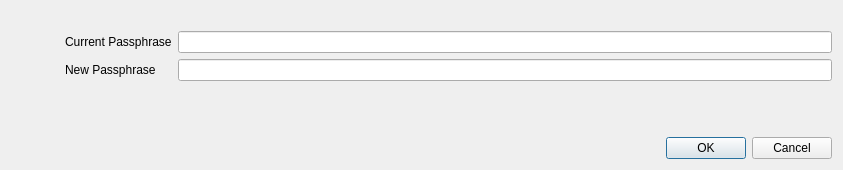
<?xml version="1.0" encoding="UTF-8"?>
<ui version="4.0">
 <class>Qonvince::ChangePassphraseDialogue</class>
 <widget class="QDialog" name="Qonvince::ChangePassphraseDialogue">
  <property name="geometry">
   <rect>
    <x>0</x>
    <y>0</y>
    <width>843</width>
    <height>170</height>
   </rect>
  </property>
  <property name="minimumSize">
   <size>
    <width>400</width>
    <height>0</height>
   </size>
  </property>
  <property name="windowTitle">
   <string>Change passphrase</string>
  </property>
  <layout class="QVBoxLayout" name="verticalLayout">
   <item>
    <layout class="QHBoxLayout" name="horizontalLayout">
     <item>
      <layout class="QVBoxLayout" name="iconLayout">
       <item>
        <widget class="QLabel" name="icon">
         <property name="minimumSize">
          <size>
           <width>48</width>
           <height>48</height>
          </size>
         </property>
         <property name="maximumSize">
          <size>
           <width>64</width>
           <height>64</height>
          </size>
         </property>
         <property name="baseSize">
          <size>
           <width>32</width>
           <height>32</height>
          </size>
         </property>
         <property name="text">
          <string/>
         </property>
         <property name="pixmap">
          <pixmap resource="../resources/icons.qrc">:/icons/changepassphrasedialogue/lock</pixmap>
         </property>
         <property name="scaledContents">
          <bool>true</bool>
         </property>
         <property name="alignment">
          <set>Qt::AlignLeading|Qt::AlignLeft|Qt::AlignTop</set>
         </property>
        </widget>
       </item>
       <item>
        <spacer name="iconLayoutSpacer">
         <property name="orientation">
          <enum>Qt::Vertical</enum>
         </property>
         <property name="sizeHint" stdset="0">
          <size>
           <width>20</width>
           <height>40</height>
          </size>
         </property>
        </spacer>
       </item>
      </layout>
     </item>
     <item>
      <layout class="QGridLayout" name="passphraseLayout">
       <item row="2" column="0">
        <widget class="QLabel" name="currentPassphraseLabel">
         <property name="text">
          <string>New Passphrase</string>
         </property>
        </widget>
       </item>
       <item row="1" column="0">
        <widget class="QLabel" name="newPassphraseLabel">
         <property name="text">
          <string>Current Passphrase</string>
         </property>
        </widget>
       </item>
       <item row="2" column="1">
        <widget class="QLineEdit" name="newPassphrase">
         <property name="echoMode">
          <enum>QLineEdit::Password</enum>
         </property>
        </widget>
       </item>
       <item row="1" column="1">
        <widget class="QLineEdit" name="currentPassphrase">
         <property name="echoMode">
          <enum>QLineEdit::Password</enum>
         </property>
        </widget>
       </item>
       <item row="3" column="0">
        <spacer name="widgetLayoutSpaceer">
         <property name="orientation">
          <enum>Qt::Vertical</enum>
         </property>
         <property name="sizeHint" stdset="0">
          <size>
           <width>20</width>
           <height>13</height>
          </size>
         </property>
        </spacer>
       </item>
       <item row="0" column="0" colspan="2">
        <widget class="QLabel" name="message">
         <property name="text">
          <string/>
         </property>
         <property name="wordWrap">
          <bool>true</bool>
         </property>
        </widget>
       </item>
      </layout>
     </item>
    </layout>
   </item>
   <item>
    <widget class="QDialogButtonBox" name="controlBox">
     <property name="orientation">
      <enum>Qt::Horizontal</enum>
     </property>
     <property name="standardButtons">
      <set>QDialogButtonBox::Cancel|QDialogButtonBox::Ok</set>
     </property>
    </widget>
   </item>
  </layout>
 </widget>
 <tabstops>
  <tabstop>currentPassphrase</tabstop>
  <tabstop>newPassphrase</tabstop>
 </tabstops>
 <resources>
  <include location="../resources/icons.qrc"/>
 </resources>
 <connections>
  <connection>
   <sender>controlBox</sender>
   <signal>accepted()</signal>
   <receiver>Qonvince::ChangePassphraseDialogue</receiver>
   <slot>accept()</slot>
   <hints>
    <hint type="sourcelabel">
     <x>248</x>
     <y>254</y>
    </hint>
    <hint type="destinationlabel">
     <x>157</x>
     <y>274</y>
    </hint>
   </hints>
  </connection>
  <connection>
   <sender>controlBox</sender>
   <signal>rejected()</signal>
   <receiver>Qonvince::ChangePassphraseDialogue</receiver>
   <slot>reject()</slot>
   <hints>
    <hint type="sourcelabel">
     <x>316</x>
     <y>260</y>
    </hint>
    <hint type="destinationlabel">
     <x>286</x>
     <y>274</y>
    </hint>
   </hints>
  </connection>
 </connections>
</ui>
